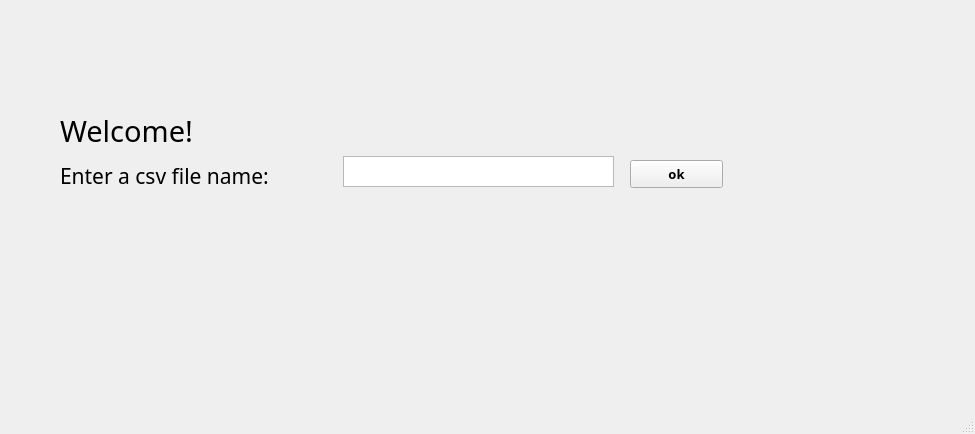
<?xml version="1.0" encoding="UTF-8"?>
<ui version="4.0">
 <class>MainWindow</class>
 <widget class="QMainWindow" name="MainWindow">
  <property name="geometry">
   <rect>
    <x>0</x>
    <y>0</y>
    <width>975</width>
    <height>434</height>
   </rect>
  </property>
  <property name="windowTitle">
   <string>MainWindow</string>
  </property>
  <widget class="QWidget" name="centralwidget">
   <widget class="QLabel" name="welcome_lable">
    <property name="geometry">
     <rect>
      <x>60</x>
      <y>100</y>
      <width>181</width>
      <height>61</height>
     </rect>
    </property>
    <property name="font">
     <font>
      <family>Aharoni</family>
      <pointsize>22</pointsize>
     </font>
    </property>
    <property name="text">
     <string>Welcome! </string>
    </property>
   </widget>
   <widget class="QLabel" name="label">
    <property name="geometry">
     <rect>
      <x>60</x>
      <y>120</y>
      <width>271</width>
      <height>111</height>
     </rect>
    </property>
    <property name="font">
     <font>
      <family>Aharoni</family>
      <pointsize>16</pointsize>
     </font>
    </property>
    <property name="text">
     <string>Enter a csv file name:</string>
    </property>
   </widget>
   <widget class="QTextEdit" name="textEdit">
    <property name="geometry">
     <rect>
      <x>343</x>
      <y>156</y>
      <width>271</width>
      <height>31</height>
     </rect>
    </property>
   </widget>
   <widget class="QPushButton" name="pushButton">
    <property name="geometry">
     <rect>
      <x>630</x>
      <y>160</y>
      <width>93</width>
      <height>28</height>
     </rect>
    </property>
    <property name="font">
     <font>
      <family>Aharoni</family>
      <pointsize>10</pointsize>
      <weight>75</weight>
      <bold>true</bold>
     </font>
    </property>
    <property name="text">
     <string>ok</string>
    </property>
   </widget>
  </widget>
  <widget class="QStatusBar" name="statusbar"/>
 </widget>
 <resources/>
 <connections/>
</ui>
